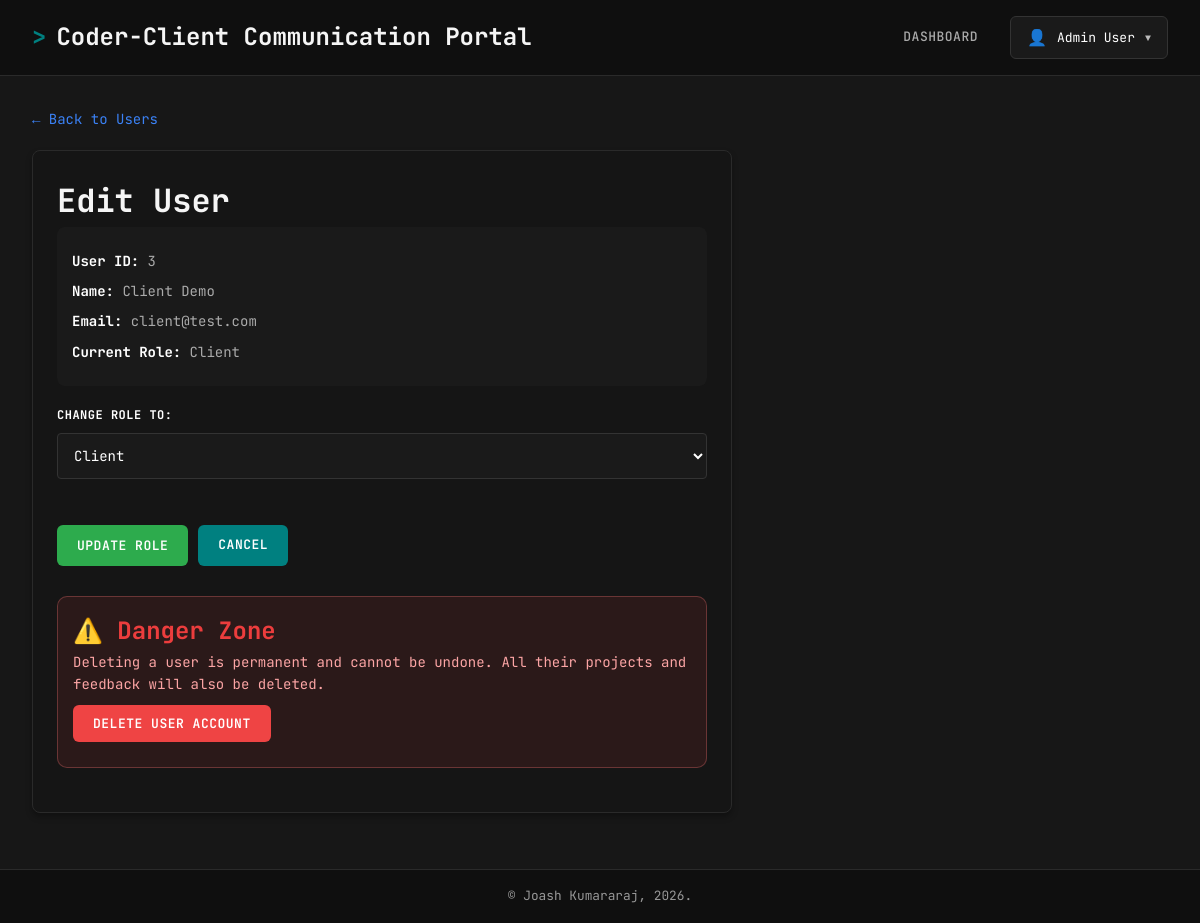
The page /dashboard/admin/edit-user?id=3 (signed in) on the database its author committed.
### tables this page shows
CREATE TABLE IF NOT EXISTS
    users (
        user_id INT AUTO_INCREMENT PRIMARY KEY,
        name VARCHAR(255) NOT NULL,
        email VARCHAR(255) UNIQUE NOT NULL,
        password VARCHAR(255) NOT NULL,
        role_id INT NOT NULL,
        CONSTRAINT fk_users_roles FOREIGN KEY (role_id) REFERENCES ROLES (role_id)
    );

CREATE TABLE IF NOT EXISTS
    ROLES (
        role_id INT AUTO_INCREMENT PRIMARY KEY,
        role_name VARCHAR(20) UNIQUE NOT NULL
    );

### includes/auth.php (called while the page is built, shortened)
<?php
function getCurrentUser()
{
    return [
        'user_id' => $_SESSION['user_id'] ?? null,
        'name' => $_SESSION['name'] ?? null,
        'email' => $_SESSION['email'] ?? null,
        'role' => $_SESSION['role'] ?? null
    ];
}
?>

### dashboard/admin/edit-user.php (the view, shortened to what this page needs)
<?php
require_once './includes/auth.php';
$user = getCurrentUser();
require_once './config/db.php';
$userId = $_GET['id'] ?? null;
$stmt = $db->prepare("
    SELECT users.*, roles.role_name
    FROM users
    JOIN roles ON users.role_id = roles.role_id
    WHERE users.user_id = :user_id
");
$stmt->execute(['user_id' => $userId]);
$editUser = $stmt->fetch(PDO::FETCH_OBJ);
$stmt = $db->query("SELECT * FROM roles ORDER BY role_name");
$roles = $stmt->fetchAll(PDO::FETCH_OBJ);
require_once './includes/header.php';
?>
<a href="<?= BASE_URL; ?>/dashboard/admin/users" class="back-link">← Back to Users</a>
<div class="card form-container">
    <h2>Edit User</h2>
    <div class="user-info">
        <p><strong>User ID:</strong> <?= $editUser->user_id; ?></p>
        <p><strong>Name:</strong> <?= htmlspecialchars($editUser->name); ?></p>
        <p><strong>Email:</strong> <?= htmlspecialchars($editUser->email); ?></p>
        <p><strong>Current Role:</strong> <?= htmlspecialchars(ucfirst($editUser->role_name)); ?></p>
    </div>
    <form method="POST" action="">
        <div class="form-group">
            <label for="role_id">Change Role To:</label>
            <select id="role_id" name="role_id" required>
                <?php foreach ($roles as $role): ?>
                    <option value="<?= $role->role_id; ?>" <?= ($role->role_id == $editUser->role_id) ? 'selected' : ''; ?>>
                        <?= htmlspecialchars(ucfirst($role->role_name)); ?>
                    </option>
                <?php endforeach; ?>
            </select>
        </div>
        <div style="display: flex; gap: 10px;">
            <button type="submit" class="btn btn-success">Update Role</button>
            <a href="<?= BASE_URL; ?>/dashboard/admin/users" class="btn">Cancel</a>
        </div>
    </form>
    <div class="danger-zone errors">
        <h3>⚠️ Danger Zone</h3>
        <p>
            Deleting a user is permanent and cannot be undone. All their projects and feedback will also be deleted.
        </p>
        <?php if ($editUser->user_id != $user['user_id']): ?>
            <button
                onclick="if(confirm('Are you sure you want to delete this user? This cannot be undone!')) { window.location.href='<?= BASE_URL; ?>/dashboard/admin/delete-user?id=<?= $userId; ?>'; }"
                class="btn btn-danger">
                Delete User Account
            </button>
        <?php else: ?>
            <p style="color: var(--color-text-dim); font-style: italic;">You cannot delete your own account.</p>
        <?php endif; ?>
    </div>
</div>
<?php require_once './includes/footer.php'; ?>

### assets/style.css (style rules this page uses)
:root { --color-primary: #008080; --color-primary-dark: #006c6c; --color-bg-main: #171717; --color-bg-dark: #0f0f0f; --color-bg-card: #151515; --color-bg-input: #1a1a1a; --color-border: #2a2a2a; --color-border-light: #333; --color-text: #e0e0e0; --color-text-muted: #aaa; --color-text-dim: #888; --color-danger: #ef4444; --color-success: #10b981; --color-info: #3b82f6; --color-warning: #cf840b; }
* { margin: 0; padding: 0; box-sizing: border-box; }
body { background-color: var(--color-bg-main); color: var(--color-text); font-family: "JetBrains Mono", "Courier New", monospace; font-size: 14px; line-height: 1.6; scroll-behavior: smooth; }
.card, div[class*="card"] { background: var(--color-bg-card); border: 1px solid var(--color-border); border-radius: 8px; padding: 1.5rem; margin-bottom: 1.5rem; box-shadow: 0 4px 6px rgba(0, 0, 0, 0.3); }
.btn, button[type="submit"], input[type="submit"], a.btn { background: var(--color-primary); color: white; margin: 10px 0; padding: 10px 20px; border: none; border-radius: 6px; font-family: inherit; font-size: 13px; font-weight: 600; cursor: pointer; text-decoration: none; transition: all 0.2s; text-transform: uppercase; letter-spacing: 0.5px; display: inline-block; }
.btn-danger { background: var(--color-danger); }
.btn-success { background: #2dab4d !important; }
input, textarea, select { width: 100%; padding: 12px; background: var(--color-bg-input); border: 1px solid var(--color-border-light); border-radius: 6px; color: var(--color-text); font-family: "JetBrains Mono", monospace; font-size: 13px; margin-bottom: 1rem; transition: border 0.2s; color-scheme: dark; }
label { display: block; margin-bottom: 0.5rem; font-weight: 600; color: var(--color-text-muted); font-size: 12px; text-transform: uppercase; letter-spacing: 0.5px; }
.form-container { max-width: 700px; }
.form-group { margin-bottom: 20px; }
.form-group label { display: block; margin-bottom: 8px; font-weight: bold; color: white; }
.form-group input[type="text"], .form-group textarea, .form-group select { width: 100%; padding: 12px; border: 1px solid var(--color-border-light); border-radius: 4px; background-color: var(--color-bg-input); color: white; font-size: 14px; }
.danger-zone h3 { color: rgb(236, 61, 61); }
.alert-error, .errors { background: rgba(239, 68, 68, 0.1); border-color: var(--color-danger); color: #fca5a5; padding: 15px; border: 1px solid rgba(255, 119, 119, 0.293); border-radius: 10px; margin: 20px 0; }
a { text-decoration: none; transition: color 0.2s; color: var(--color-info); }
.back-link { color: var(--color-info); text-decoration: none; margin-bottom: 20px; display: inline-block; }
h1, h2, h3, h4, h5, h6 { color: #f5f5f5; font-weight: 700; }
h2 { font-size: 2rem; }
h3 { font-size: 1.5rem; }

### dashboard/admin/edit-user.php (style rules this page uses)
.form-group select { width: 100%; padding: 12px; border: 1px solid #333; border-radius: 4px; background-color: #1a1a1a; color: white; font-size: 14px; box-sizing: border-box; }
.user-info { background: #1a1a1a; padding: 15px; border-radius: 8px; margin-bottom: 20px; }
.user-info p { margin: 8px 0; color: #aaa; }
.user-info strong { color: white; }

### rows shown on the page
users: user_id "3", name "Client Demo", email "client@test.com", role.role_name "Client", role_id "Client"

### other values the page prints
$user['name'] "Admin User"
